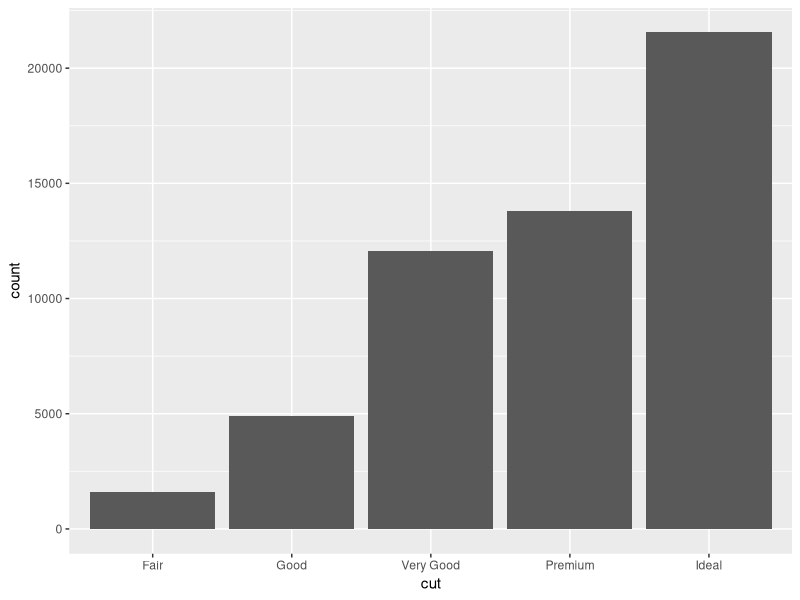
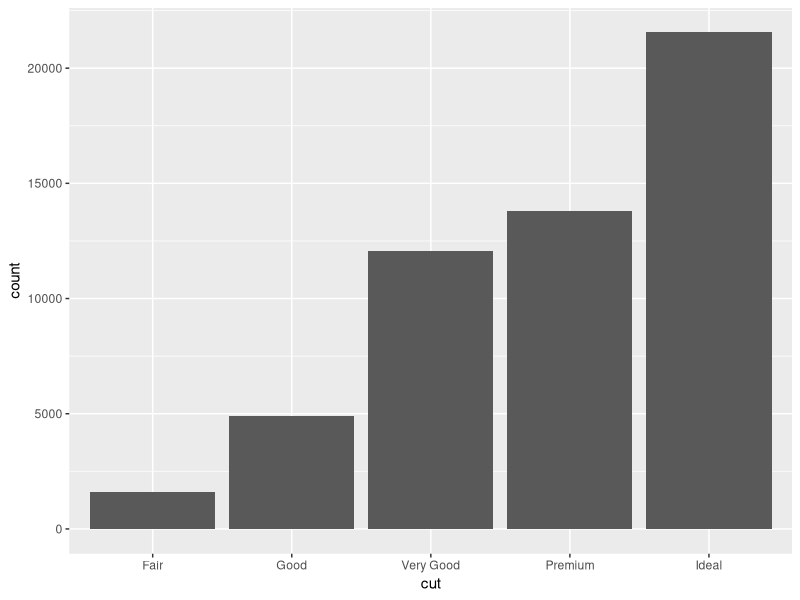
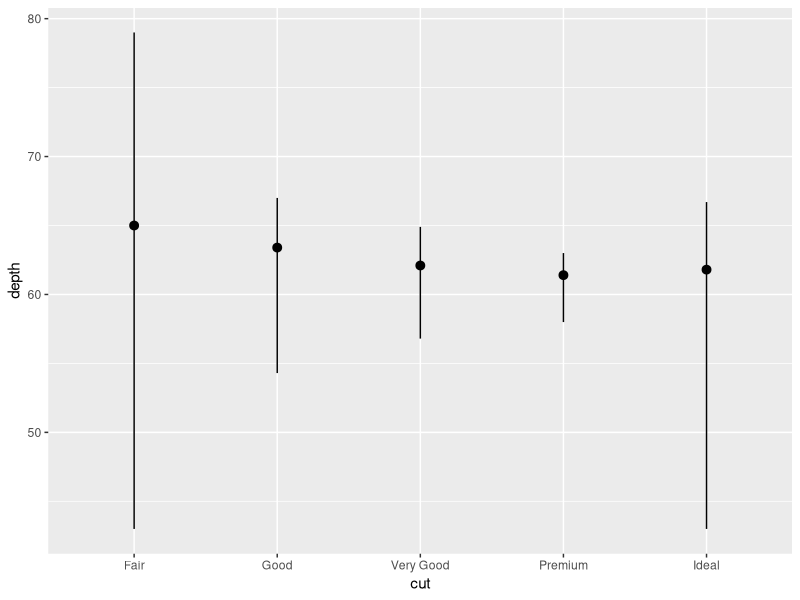
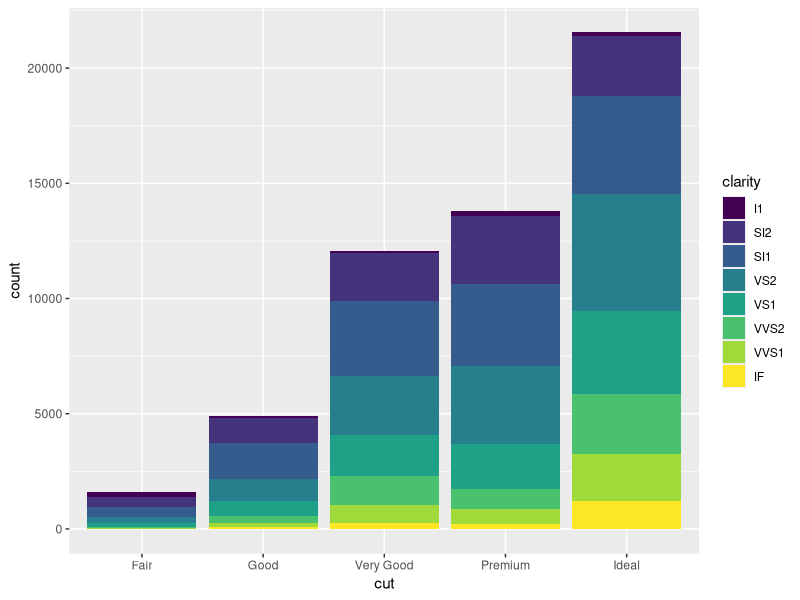
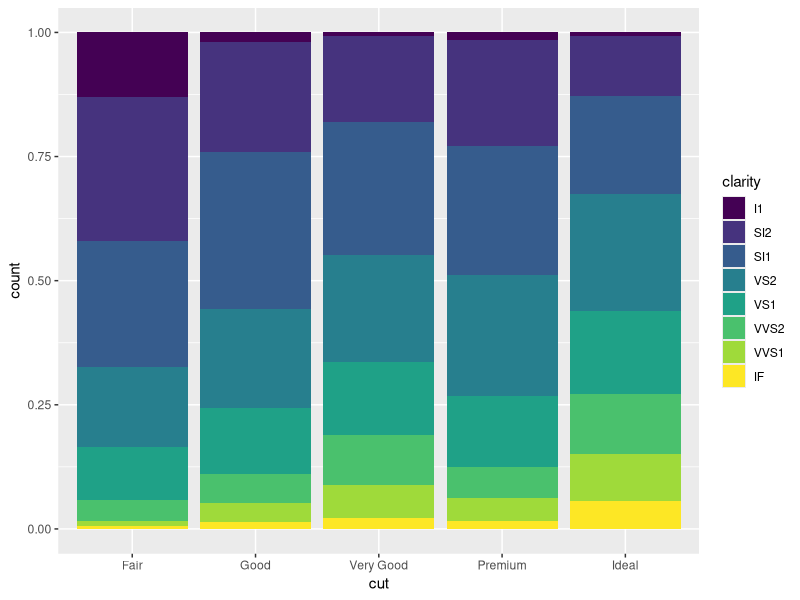
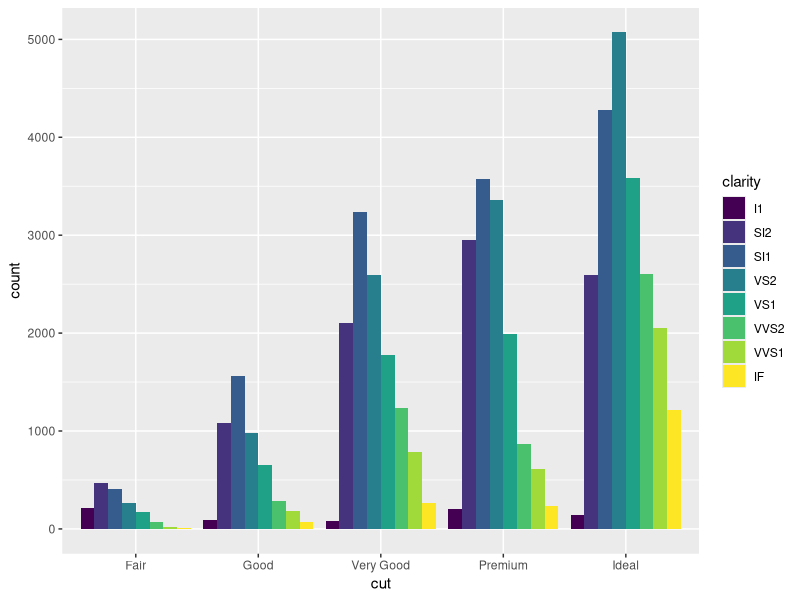
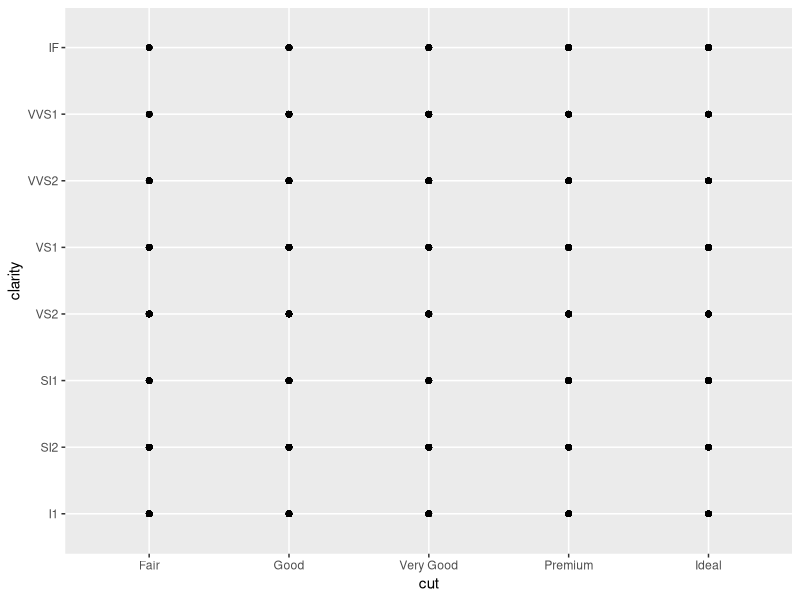
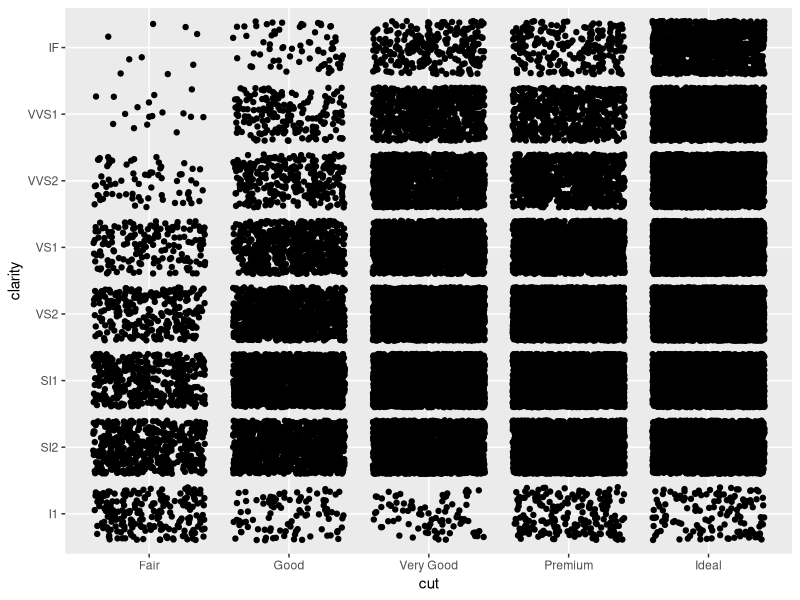

Here is the R script that generated these plots, in order:
# Exercise 2: More ggplot2 Grammar

# Install and load `ggplot2`
# install.packages("ggplot2") # if needed
library(ggplot2)

# For this exercise you will again be working with the `diamonds` data set.
# Use `?diamonds` to review details about this data set

## Statistical Transformations

# Draw a bar chart of the diamonds data, organized by cut
# The height of each bar is based on the "count" (number) of diamonds with that cut
ggplot(diamonds) +
  geom_bar(mapping = aes(cut))

# Use the `stat_count` to apply the statistical transformation "count" to the diamonds
# by cut. You do not need a separate geometry layer!
ggplot(diamonds) +
  stat_count(mapping = aes(cut))

# Use the `stat_summary` function to draw a chart with a summary layer.
# Map the x-position to diamond `cut`, and the y-position to diamond `depth`
# Bonus: use `min` as the function ymin, `max` as the function ymax, and `median` as the function y
ggplot(data = diamonds) +
  stat_summary(mapping = aes(x = cut, y = depth),
               fun.ymin = min, fun.ymax = max, fun.y = median)


## Position Adjustments

# Draw a bar chart of diamond data organized by cut, with each bar filled by clarity.
# You should see a _stacked_ bar chart.
ggplot(data = diamonds) +
  geom_bar(mapping = aes(x = cut, fill = clarity))

# Draw the same chart again, but with each element positioned to "fill" the y axis
ggplot(data = diamonds) +
  geom_bar(mapping = aes(x = cut, fill = clarity), position = "fill")

# Draw the same chart again, but with each element positioned to "dodge" each other
ggplot(data = diamonds) +
  geom_bar(mapping = aes(x = cut, fill = clarity), position = "dodge")

# Draw a plot with point geometry with the x-position mapped to `cut` and the y-position mapped to `clarity`
# This creates a "grid" grouping the points
ggplot(data = diamonds) +
  geom_point(mapping = aes(x = cut, y = clarity))

# Use the "jitter" position adjustment to keep the points from all overlapping!
# (This works a little better with a sample of diamond data, such as from the previous exercise).
ggplot(data = diamonds) +
  geom_point(mapping = aes(x = cut, y = clarity), position = "jitter")


## Scales

# Draw a "boxplot" (with `geom_boxplot()`) for the diamond's price (y) by color (x)
ggplot(diamonds) +
  geom_boxplot(mapping = aes(color, price))

# This has a lot of outliers, making it harder to read. To fix this, draw the same plot but
# with a _logarithmic_ scale for the y axis.


# For another version, draw the same plot but with `violin` geometry instead of `boxplot` geometry!
# How does the logarithmic scale change the data presentation?


# Another interesting plot: draw a plot of the diamonds price (y) by carat (x), using a heatmap of 2d bins
# (geom_bin2d)
# What happens when you make the x and y channels scale logarithmically?

# Draw a scatter plot for the diamonds  price (y) by carat (x). Color each point by the clarity
# (Remember, this will take a while. Use a sample of the diamonds for faster results)

# Change the color of the previous plot using a ColorBrewer scale of your choice. What looks nice?

## Coordinate Systems

# Draw a bar chart with x-position and fill color BOTH mapped to cut
# For best results, SET the `width` of the geometry to be 1 (fill plot, no space between)
# You can save this to a variable for easier modifications

# Draw the same chart, but with the coordinate system flipped

# Draw the same chart, but in a polar coordinate system. Now you have a Coxcomb chart!


## Facets

# Take the scatter plot of price by carat data (colored by clarity) and add _facets_ based on
# the diamond's `color`

## Saving Plots

# Use the `ggsave()` function to save one of your plots (the most recent one generated) to disk.
# Name the output file "my-plot.png".
# Make sure you've set the working directory!!